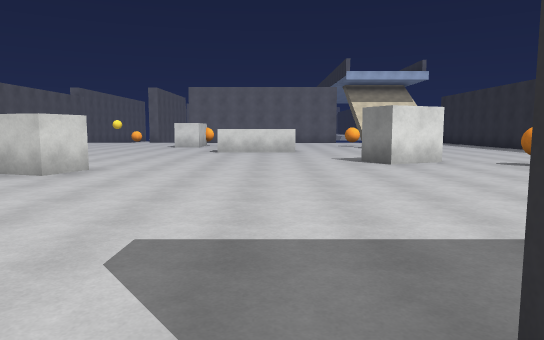
[1] (above)

18 first-person views from a walk through a 3-D level made in the Unity game engine. The camera is 1.5 m above the floor, tilts 6° down and sees 70° across. The floor is counted in squares, 2 m on a side. Each view is taken from the middle of a square. On the plan, view 1 faces up. The plan holds only what a view shows up to about 12 squares ahead; the rest is blank. The place goes on beyond the plan.

[2]
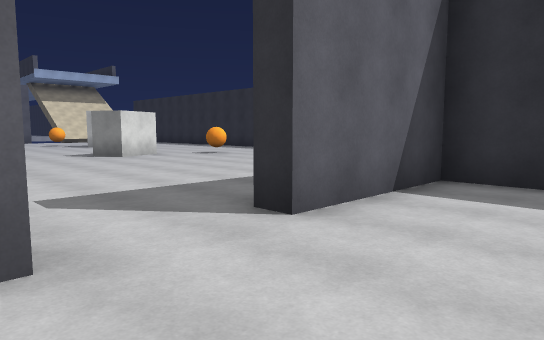

[3]
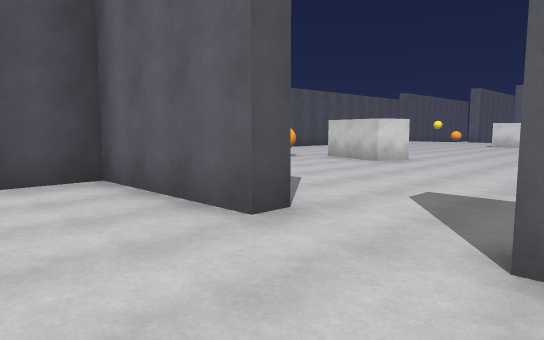

[4]
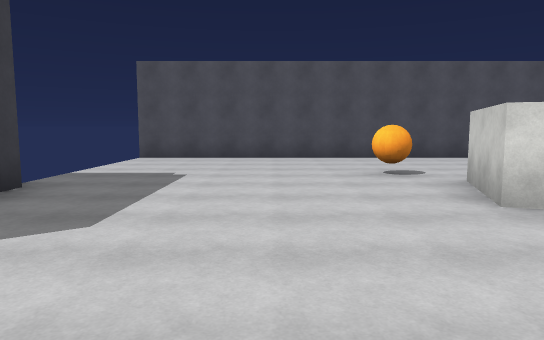

[5]
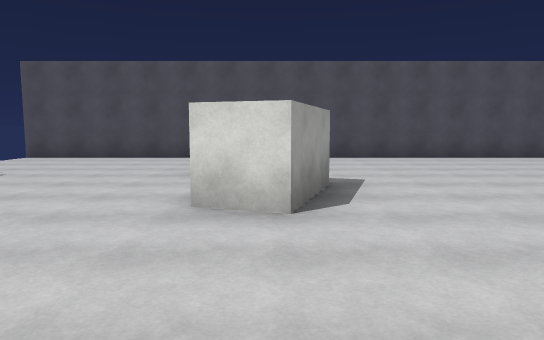

[6]
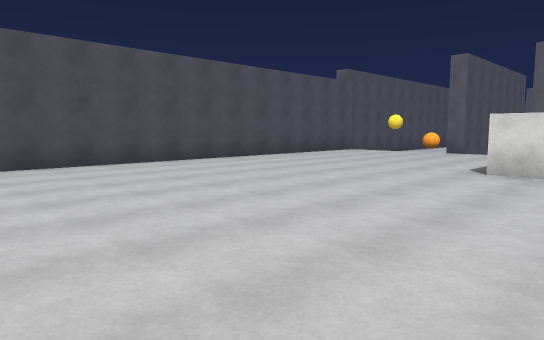

[7]
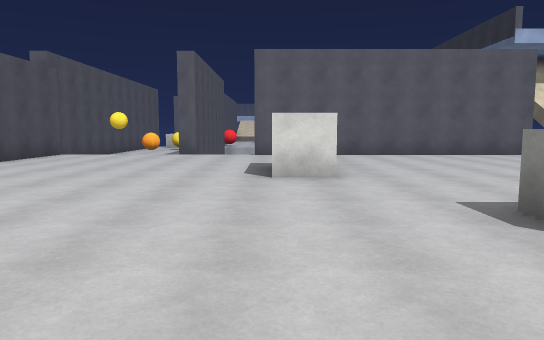

[8]
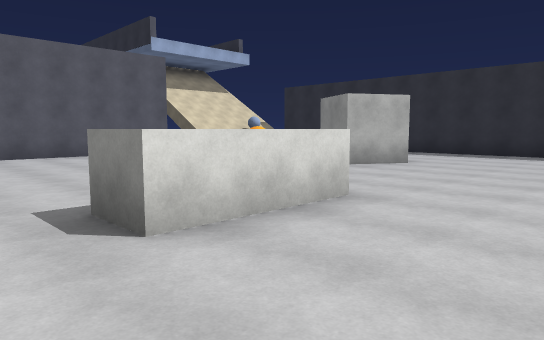

[9]
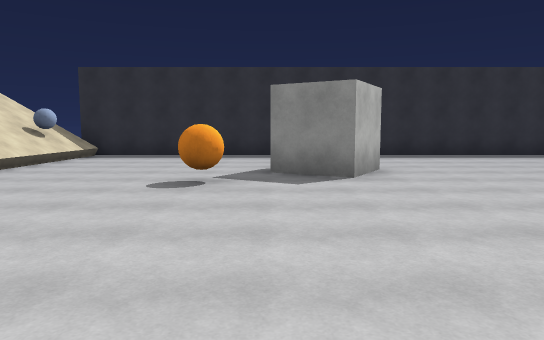

[10]
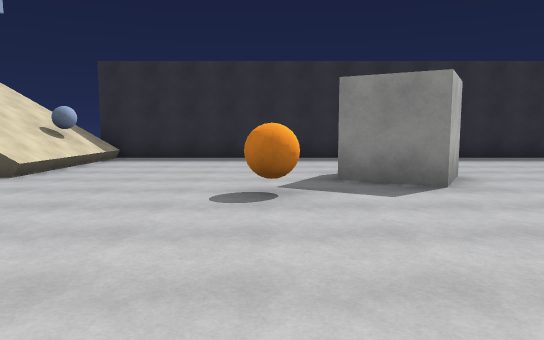

[11]
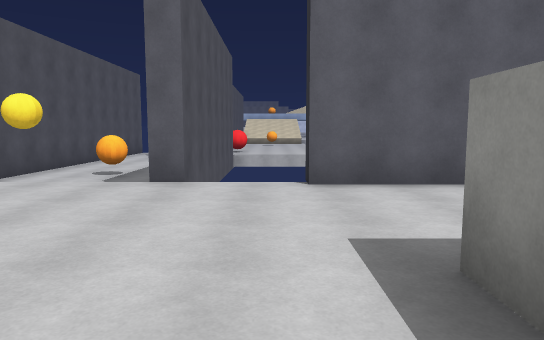

[12]
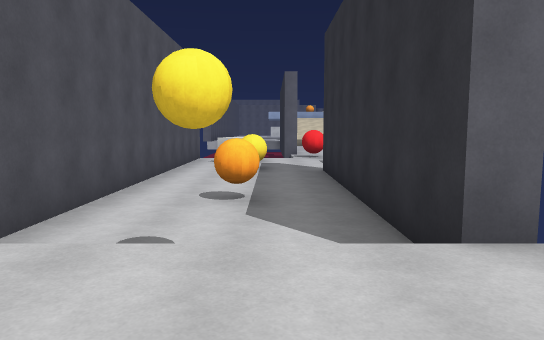

[13]
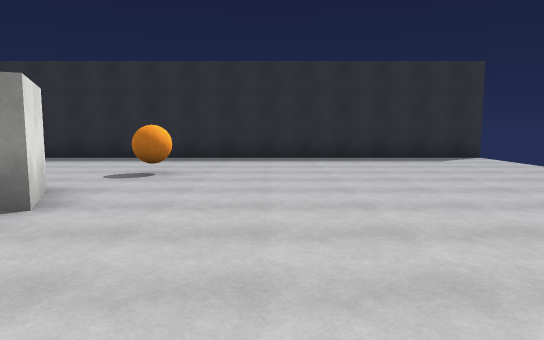

[14]
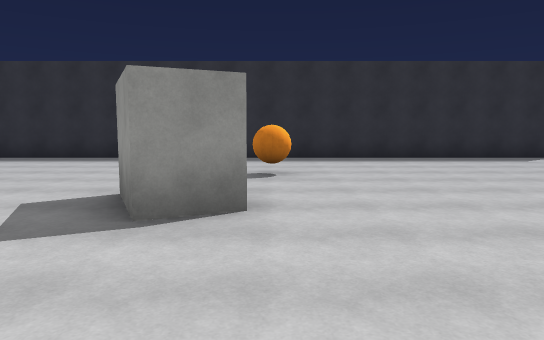

[15]
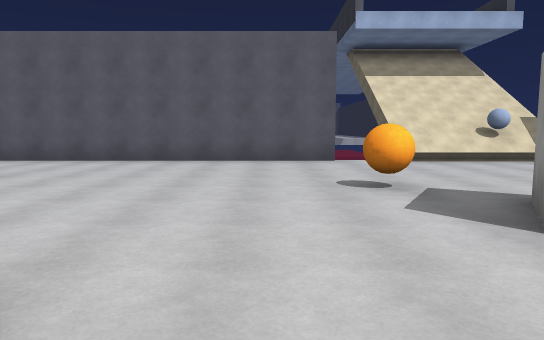

[16]
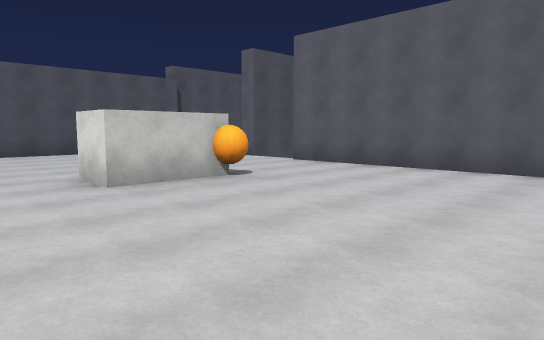

[17]
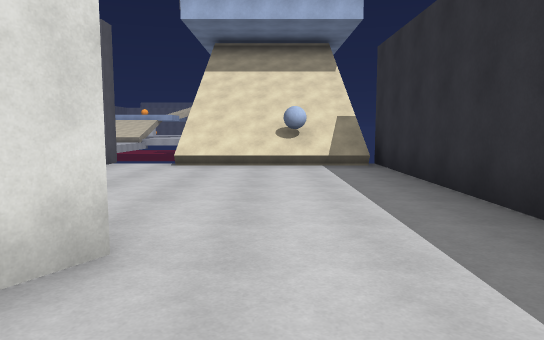

[18]
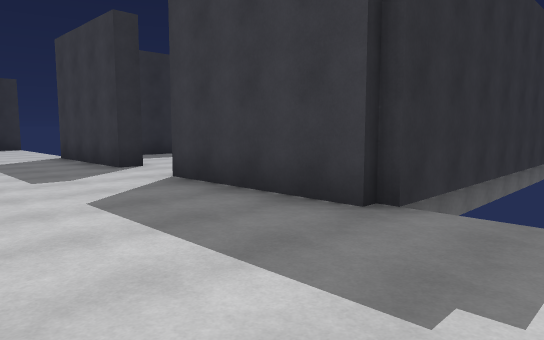

### Floor plan
Key: @ floor where view 1 was taken; # wall or solid block; . main floor; : floor 0.5 m higher than the main floor; - floor 0.5 m lower than the main floor; + floor 1.75 m higher than the main floor; / step, stairs or slope; ^ raised ledge; O other object.
Columns run from 11 left of view 1 to 10 right of it. Each row starts with its distance up from view 1.
 31 #-O--
 30 #----
 29 #-O--
 28 #----#
 27 #----#
 26 #----#
 25 #-#--#           ///
 24 #----#           ///
 23 #----#           ///
 22 #----# ########  /++
 21 #...............//::##
 20 #....................#
 19 #....................#
 18 #......##............#
 17 #......##.....#......#
 16 #......##.......#....#
 15 #..............###...#
 14 #...............#....#
 13 #.........^^.........#
 12 #....................#
 11 #....................#
 10 #....................#
  9 #.............#......#
  8 #...............#....#
  7 #.....##.............#
  6 #...#................#
  5 #....................#
  4 #....................#
  3 #....................#
  2 #....................#
  1 #.....####..####.....#
  0 #     #....@...#     #
 -1       #........#
 -2       #  .... .#

Positions as (right, up) in squares from view 1, and headings:
1: (0, 0), facing up
2: (-2, -2), facing up-right
3: (1, -2), facing up-left
4: (0, 4), facing left
5: (0, 7), facing left
6: (-2, 9), facing up-left
7: (-4, 10), facing up
8: (-3, 10), facing up-right
9: (-2, 16), facing right
10: (-1, 17), facing right
11: (-5, 16), facing up
12: (-8, 19), facing up
13: (-1, 6), facing right
14: (-1, 8), facing right
15: (2, 12), facing up
16: (2, 14), facing up-left
17: (7, 13), facing up
18: (-7, 4), facing down-right
